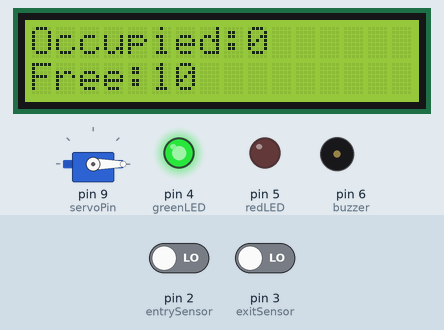
This sketch was run on a simulated Arduino Uno, built with avr-gcc and run on an emulated ATmega328P. On the bench: servo, 16×2 character LCD, output pins drawn as LEDs (lit = HIGH), buzzer (waves = sounding). The test bench sets the inputs (shaded band); at power-on: pin 2 (entrySensor) LOW, pin 3 (exitSensor) LOW. What the sketch prints to the serial monitor is not drawn.

Above: at 4.2 s.
4.3 s: pin 2 (entrySensor) driven HIGH
At 4.45 s:
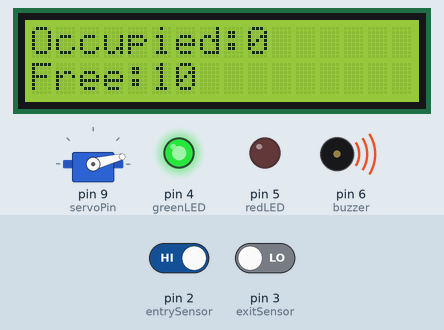
At 6.4 s:
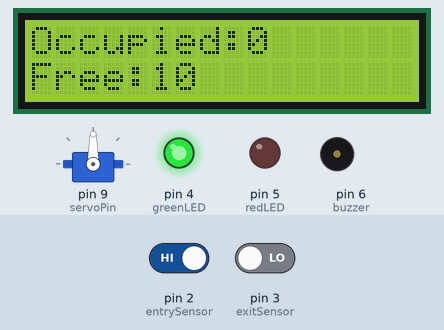
6.7 s: pin 3 (exitSensor) driven HIGH
At 10.08 s:
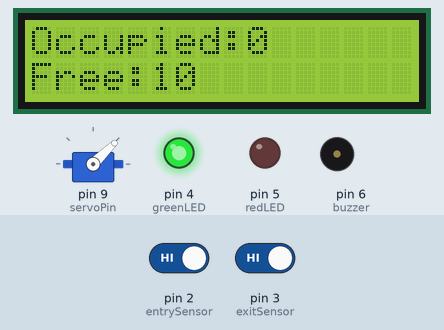
Timing chart, 0 to 15.7 s (numbered marks = the images above; inputs shaded):
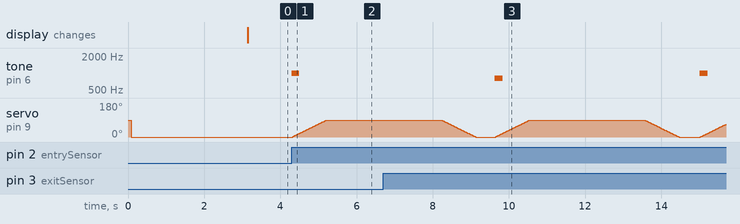

Measured:
- after the input at 4.3 s, tone on pin 6 (buzzer): silent → 1000 Hz at once, → silent 0.20 s later; servo on pin 9 (servoPin): moves from 0° to 90° over 0.89 s, starting at once

The sketch:

smartcarpark.ino
```cpp
/*
===========================================================
SMART CAR PARKING SYSTEM
Author: Ranken Chisambi
Project Type: IoT & Embedded Systems
Platform: Arduino Uno

Features:
- Vehicle Entry Detection
- Vehicle Exit Detection
- Automatic Gate Control
- Parking Space Counting
- LCD Information Display
- Bluetooth Monitoring
- LED Status Indicators
- Buzzer Alerts
===========================================================
*/

#include <Servo.h>
#include <LiquidCrystal_I2C.h>
#include <SoftwareSerial.h>

// =====================
// LCD Configuration
// =====================
LiquidCrystal_I2C lcd(0x27, 16, 2);

// =====================
// Bluetooth Module
// =====================
SoftwareSerial BT(10, 11); // RX, TX

// =====================
// Servo Motor
// =====================
Servo gateServo;

// =====================
// Pin Definitions
// =====================
const int entrySensor = 2;
const int exitSensor  = 3;

const int greenLED = 4;
const int redLED   = 5;

const int buzzer   = 6;
const int servoPin = 9;

// =====================
// Parking Configuration
// =====================
const int MAX_SPACES = 10;

int occupiedSpaces = 0;
int availableSpaces = MAX_SPACES;

// =====================
// Timing Variables
// =====================
unsigned long previousMillis = 0;
const long lcdInterval = 1000;

// =====================================================
// Function Prototypes
// =====================================================
void displayStatus();
void processEntry();
void processExit();
void openGate();
void closeGate();
void updateIndicators();
void sendBluetoothData();

// =====================================================
// Setup Function
// =====================================================
void setup()
{
    Serial.begin(9600);
    BT.begin(9600);

    pinMode(entrySensor, INPUT);
    pinMode(exitSensor, INPUT);

    pinMode(greenLED, OUTPUT);
    pinMode(redLED, OUTPUT);

    pinMode(buzzer, OUTPUT);

    gateServo.attach(servoPin);

    lcd.init();
    lcd.backlight();

    gateServo.write(0);

    lcd.setCursor(0,0);
    lcd.print("SMART PARKING");

    lcd.setCursor(0,1);
    lcd.print("INITIALIZING");

    delay(3000);

    lcd.clear();

    updateIndicators();

    Serial.println("System Started");
}

// =====================================================
// Main Loop
// =====================================================
void loop()
{
    if(digitalRead(entrySensor) == HIGH)
    {
        processEntry();
    }

    if(digitalRead(exitSensor) == HIGH)
    {
        processExit();
    }

    unsigned long currentMillis = millis();

    if(currentMillis - previousMillis >= lcdInterval)
    {
        previousMillis = currentMillis;

        displayStatus();
        sendBluetoothData();
    }
}

// =====================================================
// Vehicle Entry Processing
// =====================================================
void processEntry()
{
    if(occupiedSpaces < MAX_SPACES)
    {
        occupiedSpaces++;
        availableSpaces--;

        Serial.println("Vehicle Entered");

        tone(buzzer, 1000, 200);

        openGate();
        delay(3000);
        closeGate();

        updateIndicators();
    }
    else
    {
        lcd.clear();
        lcd.setCursor(0,0);
        lcd.print("PARKING FULL");

        tone(buzzer, 2000, 1000);

        Serial.println("Parking Full");

        delay(2000);
    }

    delay(500);
}

// =====================================================
// Vehicle Exit Processing
// =====================================================
void processExit()
{
    if(occupiedSpaces > 0)
    {
        occupiedSpaces--;
        availableSpaces++;

        Serial.println("Vehicle Exited");

        tone(buzzer, 800, 200);

        openGate();
        delay(3000);
        closeGate();

        updateIndicators();
    }

    delay(500);
}

// =====================================================
// Open Gate
// =====================================================
void openGate()
{
    for(int pos = 0; pos <= 90; pos++)
    {
        gateServo.write(pos);
        delay(10);
    }
}

// =====================================================
// Close Gate
// =====================================================
void closeGate()
{
    for(int pos = 90; pos >= 0; pos--)
    {
        gateServo.write(pos);
        delay(10);
    }
}

// =====================================================
// LCD Display Function
// =====================================================
void displayStatus()
{
    lcd.clear();

    lcd.setCursor(0,0);
    lcd.print("Occupied:");
    lcd.print(occupiedSpaces);

    lcd.setCursor(0,1);
    lcd.print("Free:");
    lcd.print(availableSpaces);
}

// =====================================================
// LED Status Indicators
// =====================================================
void updateIndicators()
{
    if(availableSpaces > 0)
    {
        digitalWrite(greenLED, HIGH);
        digitalWrite(redLED, LOW);
    }
    else
    {
        digitalWrite(greenLED, LOW);
        digitalWrite(redLED, HIGH);
    }
}

// =====================================================
// Bluetooth Monitoring
// =====================================================
void sendBluetoothData()
{
    BT.print("Occupied=");
    BT.print(occupiedSpaces);

    BT.print(",");

    BT.print("Available=");
    BT.println(availableSpaces);
}
```
